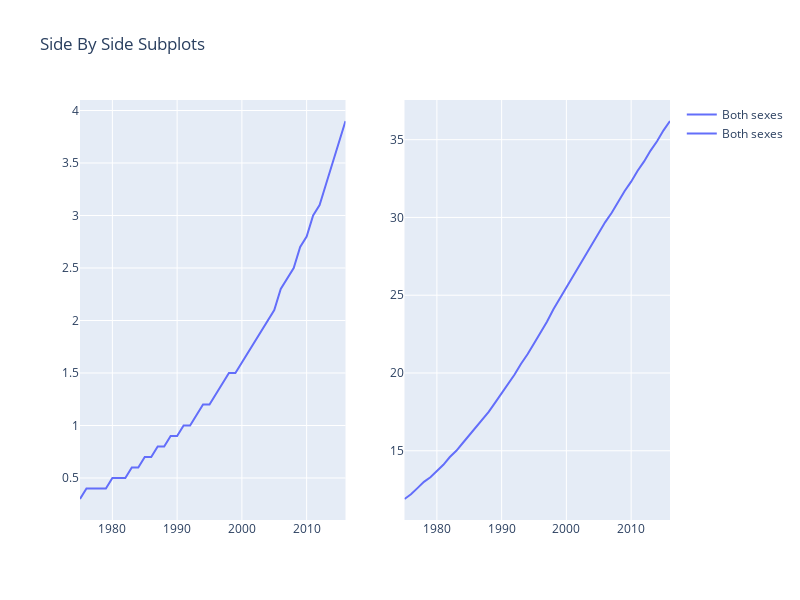

Notebook code for this chart:
### Code cell
fig = make_subplots(rows=1, cols=2)

fig.add_trace(
    px.line(resetCols, x="Year", y="Obesity in India", color="Sex").data[0],
    row=1, col=1
)

fig.add_trace(
    px.line(resetCols, x="Year", y="Obesity in USA", color="Sex").data[0],
    row=1, col=2
)
fig.update_layout(height=600, width=800, title_text="Side By Side Subplots")
fig.show()

### Figure 1 — Plotly figure (JSON) as saved in the notebook; plotly's stock layout.template omitted (floating-point values rounded to 4 significant figures)
{"data": [{"hovertemplate": "Sex=Both sexes<br>Year=%{x}<br>Obesity in India=%{y}<extra></extra>", "legendgroup": "Both sexes", "line": {"color": "#636efa", "dash": "solid"}, "mode": "lines", "name": "Both sexes", "showlegend": true, "type": "scatter", "x": [1975, 1976, 1977, 1978, 1979, 1980, 1981, 1982, 1983, 1984, 1985, 1986, 1987, 1988, 1989, 1990, 1991, 1992, 1993, 1994, 1995, 1996, 1997, 1998, 1999, 2000, 2001, 2002, 2003, 2004, 2005, 2006, 2007, 2008, 2009, 2010, 2011, 2012, 2013, 2014, 2015, 2016], "xaxis": "x", "y": [0.3, 0.4, 0.4, 0.4, 0.4, 0.5, 0.5, 0.5, 0.6, 0.6, 0.7, 0.7, 0.8, 0.8, 0.9, 0.9, 1, 1, 1.1, 1.2, 1.2, 1.3, 1.4, 1.5, 1.5, 1.6, 1.7, 1.8, 1.9, 2, 2.1, 2.3, 2.4, 2.5, 2.7, 2.8, 3, 3.1, 3.3, 3.5, 3.7, 3.9], "yaxis": "y"}, {"hovertemplate": "Sex=Both sexes<br>Year=%{x}<br>Obesity in USA=%{y}<extra></extra>", "legendgroup": "Both sexes", "line": {"color": "#636efa", "dash": "solid"}, "mode": "lines", "name": "Both sexes", "showlegend": true, "type": "scatter", "x": [1975, 1976, 1977, 1978, 1979, 1980, 1981, 1982, 1983, 1984, 1985, 1986, 1987, 1988, 1989, 1990, 1991, 1992, 1993, 1994, 1995, 1996, 1997, 1998, 1999, 2000, 2001, 2002, 2003, 2004, 2005, 2006, 2007, 2008, 2009, 2010, 2011, 2012, 2013, 2014, 2015, 2016], "xaxis": "x2", "y": [11.9, 12.2, 12.6, 13, 13.3, 13.7, 14.1, 14.6, 15, 15.5, 16, 16.5, 17, 17.5, 18.1, 18.7, 19.3, 19.9, 20.6, 21.2, 21.9, 22.6, 23.3, 24.1, 24.8, 25.5, 26.2, 26.9, 27.6, 28.3, 29, 29.7, 30.3, 31, 31.7, 32.3, 33, 33.6, 34.3, 34.9, 35.6, 36.2], "yaxis": "y2"}], "layout": {"height": 600, "title": {"text": "Side By Side Subplots"}, "width": 800, "xaxis": {"anchor": "y", "domain": [0, 0.45]}, "xaxis2": {"anchor": "y2", "domain": [0.55, 1]}, "yaxis": {"anchor": "x", "domain": [0, 1]}, "yaxis2": {"anchor": "x2", "domain": [0, 1]}}}
